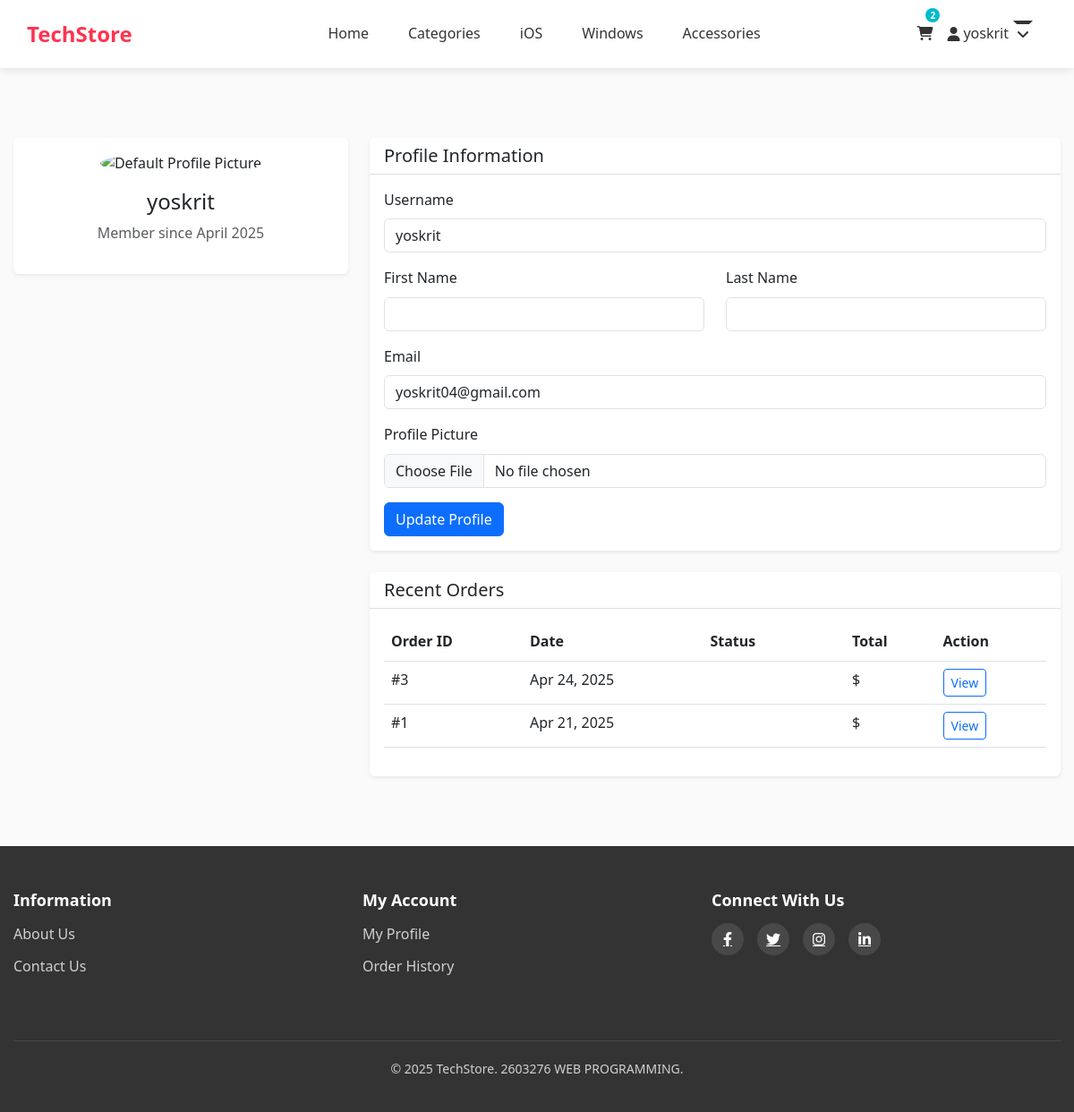
Page /profile/ (signed in) on the earlier database version.
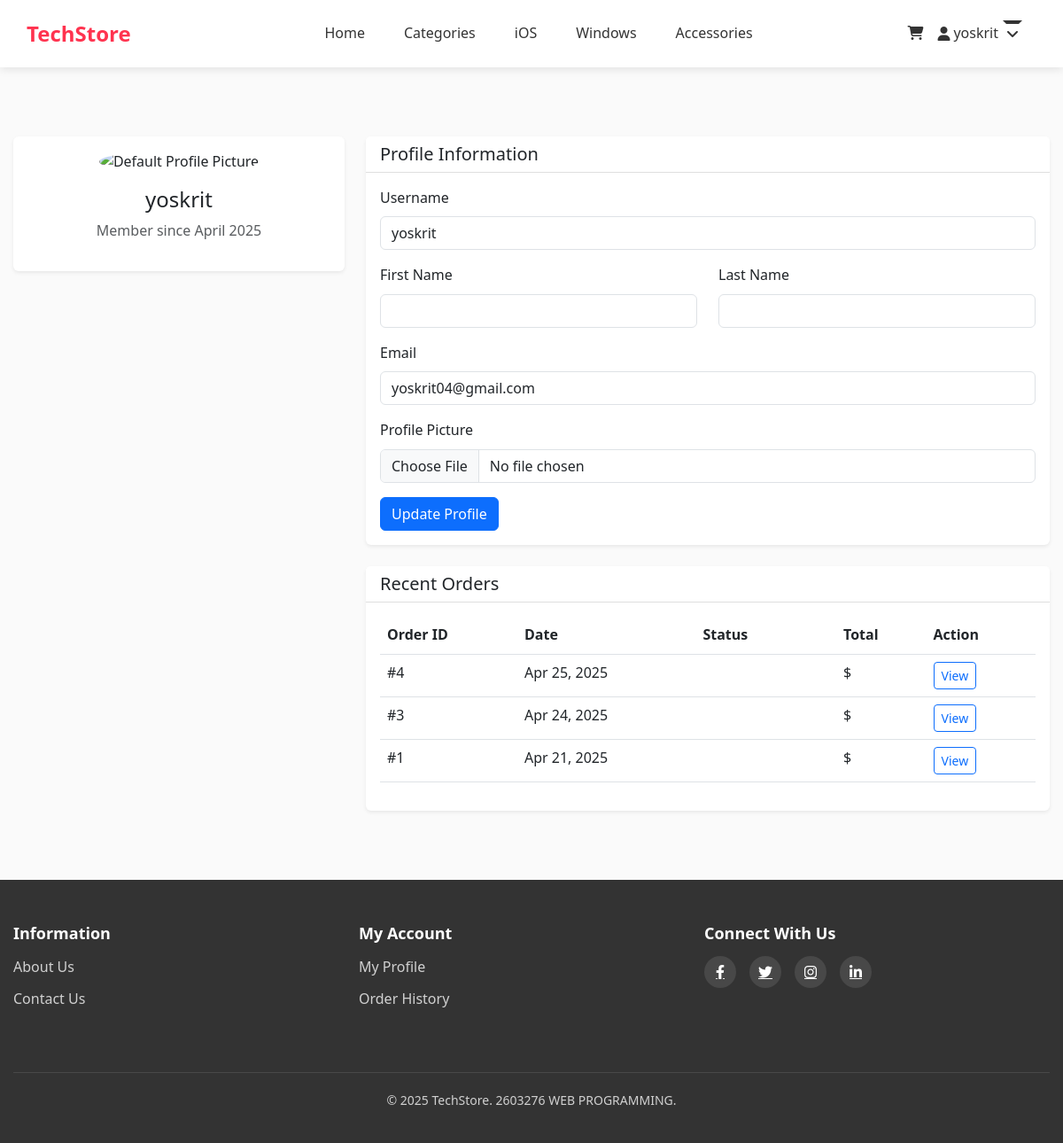
Same page on the later database version.
### devices/models.py (models this page shows, shortened)
class Cart(models.Model):
    user = models.OneToOneField(settings.AUTH_USER_MODEL, on_delete=models.CASCADE, related_name="cart")
    created_at = models.DateTimeField(auto_now_add=True)
    updated_at = models.DateTimeField(auto_now=True)
    @property
    def total_items(self):
        return sum(item.quantity for item in self.items.all())

class CartItem(models.Model):
    cart = models.ForeignKey(Cart, on_delete=models.CASCADE, related_name="items")
    product = models.ForeignKey(Product, on_delete=models.CASCADE)
    product_color = models.ForeignKey('ProductColor', on_delete=models.SET_NULL, null=True, blank=True)
    quantity = models.PositiveIntegerField(default=1)
    added_at = models.DateTimeField(auto_now_add=True)
    class Meta:
        unique_together = ('cart', 'product', 'product_color')

class Order(models.Model):
    STATUS_CHOICES = [
        ('pending', 'Pending'),
        ('processing', 'Processing'),
        ('shipped', 'Shipped'),
        ('delivered', 'Delivered'),
        ('cancelled', 'Cancelled'),
        ('refunded', 'Refunded')
    ]
    PAYMENT_CHOICES = [
        ('credit_card', 'Credit Card'),
        ('paypal', 'PayPal'),
        ('bank_transfer', 'Bank Transfer'),
        ('cash_on_delivery', 'Cash on Delivery')
    ]
    user = models.ForeignKey(settings.AUTH_USER_MODEL, on_delete=models.CASCADE, related_name='orders')
    order_number = models.CharField(max_length=20, unique=True, blank=True, null=True)
    status = models.CharField(max_length=50, choices=STATUS_CHOICES, default='pending')
    payment_method = models.CharField(max_length=50, choices=PAYMENT_CHOICES, default='credit_card')
    shipping_address = models.TextField()
    shipping_city = models.CharField(max_length=100)
    shipping_country = models.CharField(max_length=100)
    shipping_postal_code = models.CharField(max_length=20)
    billing_address = models.TextField(blank=True, null=True)
    billing_city = models.CharField(max_length=100, blank=True, null=True)
    billing_country = models.CharField(max_length=100, blank=True, null=True)
    billing_postal_code = models.CharField(max_length=20, blank=True, null=True)
    total_price = models.DecimalField(max_digits=10, decimal_places=2)
    shipping_cost = models.DecimalField(max_digits=10, decimal_places=2, default=0)
    discount = models.DecimalField(max_digits=10, decimal_places=2, default=0)
    notes = models.TextField(blank=True, null=True)
    tracking_number = models.CharField(max_length=100, blank=True, null=True)
    created_at = models.DateTimeField(auto_now_add=True)
    updated_at = models.DateTimeField(auto_now=True)
    class Meta:
        ordering = ['-created_at']

### devices/views.py (the view)
# urls.py: path('profile/', views.profile_view, name='profile'),
@login_required
def profile_view(request):
    user_profile, created = UserProfile.objects.get_or_create(user=request.user)
    if request.method == 'POST':
        form = UserProfileForm(request.POST, request.FILES, instance=user_profile)
        if form.is_valid():
            form.save()
            messages.success(request, "Your profile has been updated successfully!")
            return redirect('devices:profile')
    else:
        form = UserProfileForm(instance=user_profile)
    orders = Order.objects.filter(user=request.user).order_by('-created_at')
    favorites = Favorite.objects.filter(user=request.user).select_related('product')
    reviews = Review.objects.filter(user=request.user).select_related('product')
    context = {
        'form': form,
        'orders': orders,
        'favorites': favorites,
        'reviews': reviews,
    }
    return render(request, 'devices/profile.html', context)

### devices/forms.py (shortened to what this page needs)
class UserProfileForm(forms.ModelForm):
    first_name = forms.CharField(max_length=30, required=False)
    last_name = forms.CharField(max_length=30, required=False)
    email = forms.EmailField(required=False)
    class Meta:
        model = UserProfile
        fields = ['avatar', 'phone_number', 'address', 'city', 'country', 'postal_code']
        widgets = {
            'address': forms.Textarea(attrs={'rows': 3, 'class': 'form-control'})
        }
    def __init__(self, *args, **kwargs):
        super().__init__(*args, **kwargs)
        for field_name, field in self.fields.items():
            if field_name != 'avatar':
                field.widget.attrs['class'] = 'form-control'
        if self.instance and self.instance.user:
            self.fields['first_name'].initial = self.instance.user.first_name
            self.fields['last_name'].initial = self.instance.user.last_name
            self.fields['email'].initial = self.instance.user.email

### devices/templates/devices/profile.html (shortened to what the changed rows need)
{% extends "devices/base.html" %}
{% block content %}
<div class="container py-5">
    <div class="row">
        <div class="col-md-4 mb-4">
            <div class="card">
                <div class="card-body text-center">
                    {% if user.userprofile.avatar %}
                        <img src="{{ user.userprofile.avatar.url }}" alt="Profile Picture" class="rounded-circle mb-3" style="width: 150px; height: 150px; object-fit: cover;">
                    {% else %}
                        <img src="/static/images/default-avatar.png" alt="Default Profile Picture" class="rounded-circle mb-3" style="width: 150px; height: 150px; object-fit: cover;">
                    {% endif %}
                    <h4>{{ user.get_full_name|default:user.username }}</h4>
                    <p class="text-muted">Member since {{ user.date_joined|date:"F Y" }}</p>
                </div>
            </div>
        </div>
        <div class="col-md-8">
            <div class="card mb-4">
                <div class="card-body">
                    <form method="post" enctype="multipart/form-data">
                        <div class="mb-3">
                            <label for="username" class="form-label">Username</label>
                            <input type="text" class="form-control" id="username" value="{{ user.username }}" readonly>
                        </div>
                        <div class="mb-3">
                            <label for="email" class="form-label">Email</label>
                            <input type="email" class="form-control" id="email" name="email" value="{{ user.email }}">
                        </div>
                    </form>
                </div>
            </div>
            <div class="card">
                <div class="card-body">
                    {% if orders %}
                        <div class="table-responsive">
                            <table class="table">
                                <thead>
                                    <tr>
                                        <th>Order ID</th>
                                        <th>Date</th>
                                        <th>Status</th>
                                        <th>Total</th>
                                        <th>Action</th>
                                    </tr>
                                </thead>
                                <tbody>
                                    {% for order in orders %}
                                    <tr>
                                        <td>#{{ order.id }}</td>
                                        <td>{{ order.created_at|date:"M d, Y" }}</td>
                                        <td><span class="badge bg-{{ order.get_status_color }}">{{ order.get_status_display }}</span></td>
                                        <td>${{ order.total_amount }}</td>
                                        <td>
                                            <a href="{% url 'devices:order_detail' order.id %}" class="btn btn-sm btn-outline-primary">View</a>
                                        </td>
                                    </tr>
                                    {% endfor %}
                                </tbody>
                            </table>
                        </div>
                    {% else %}
                        <p class="text-center mb-0">No orders yet.</p>
                    {% endif %}
                </div>
            </div>
        </div>
    </div>
</div>
{% endblock %}

### devices/templates/devices/base.html (shortened to what the changed rows need)
{% load static %}
<!DOCTYPE html>
<html lang="en">
<head>
    <link rel="stylesheet" href="https://cdnjs.cloudflare.com/ajax/libs/bootstrap/5.3.0/css/bootstrap.min.css">
    <link rel="stylesheet" href="https://cdnjs.cloudflare.com/ajax/libs/font-awesome/6.4.0/css/all.min.css">
    <link href="https://cdn.jsdelivr.net/npm/bootstrap@5.3.0/dist/css/bootstrap.min.css" rel="stylesheet">
</head>
<body>
    <header>
        <div class="container">
            <nav class="navbar">
                <div class="container d-flex align-items-center justify-content-between">
                    <div class="nav-right d-flex align-items-center">
                        <a href="{% url 'devices:cart_detail' %}" class="nav-link cart-link me-3">
                          <i class="fas fa-shopping-cart"></i>
                          {% if user.is_authenticated and user.cart.total_items %}
                            <span class="cart-count">{{ user.cart.total_items }}</span>
                          {% endif %}
                        </a>
                        {% if user.is_authenticated %}
                        <div class="dropdown me-3">
                          <a href="#" class="dropdown-toggle nav-link">
                            <i class="fas fa-user me-1"></i>
                            <span>{{ user.username }}</span>
                          </a>
                        </div>
                        {% else %}
                        <a href="{% url 'devices:login' %}" class="nav-link me-3">
                          <i class="fas fa-sign-in-alt me-1"></i> Login
                        </a>
                        {% endif %}
                    </div>
                </div>
            </nav>
        </div>
    </header>
    <main>
        {% block content %}{% endblock %}
    </main>
</body>
</html>

Differences in the rows shown:
added Order: id "4", created_at "Apr 25, 2025"
Other differences:
{{ user.cart.total_items }}: "2" → (not shown)
